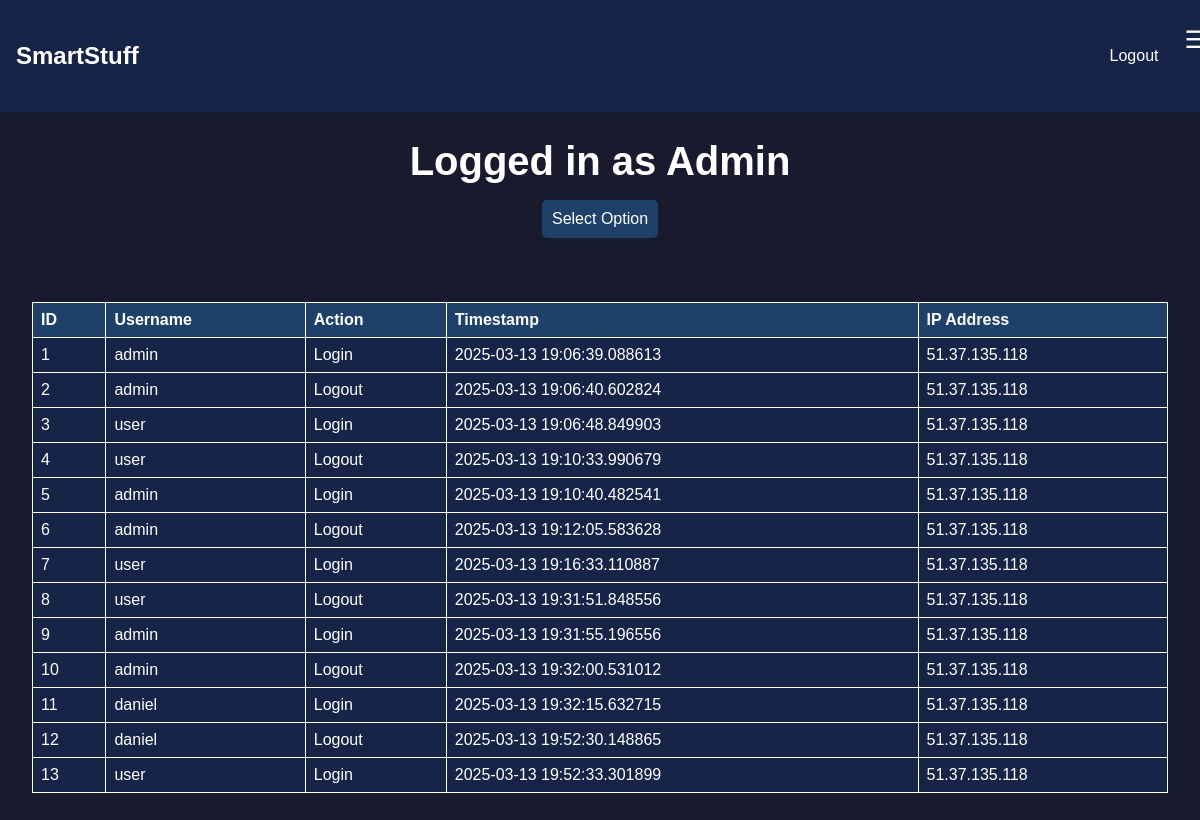
Page /view_activity (signed in) on the earlier database version.
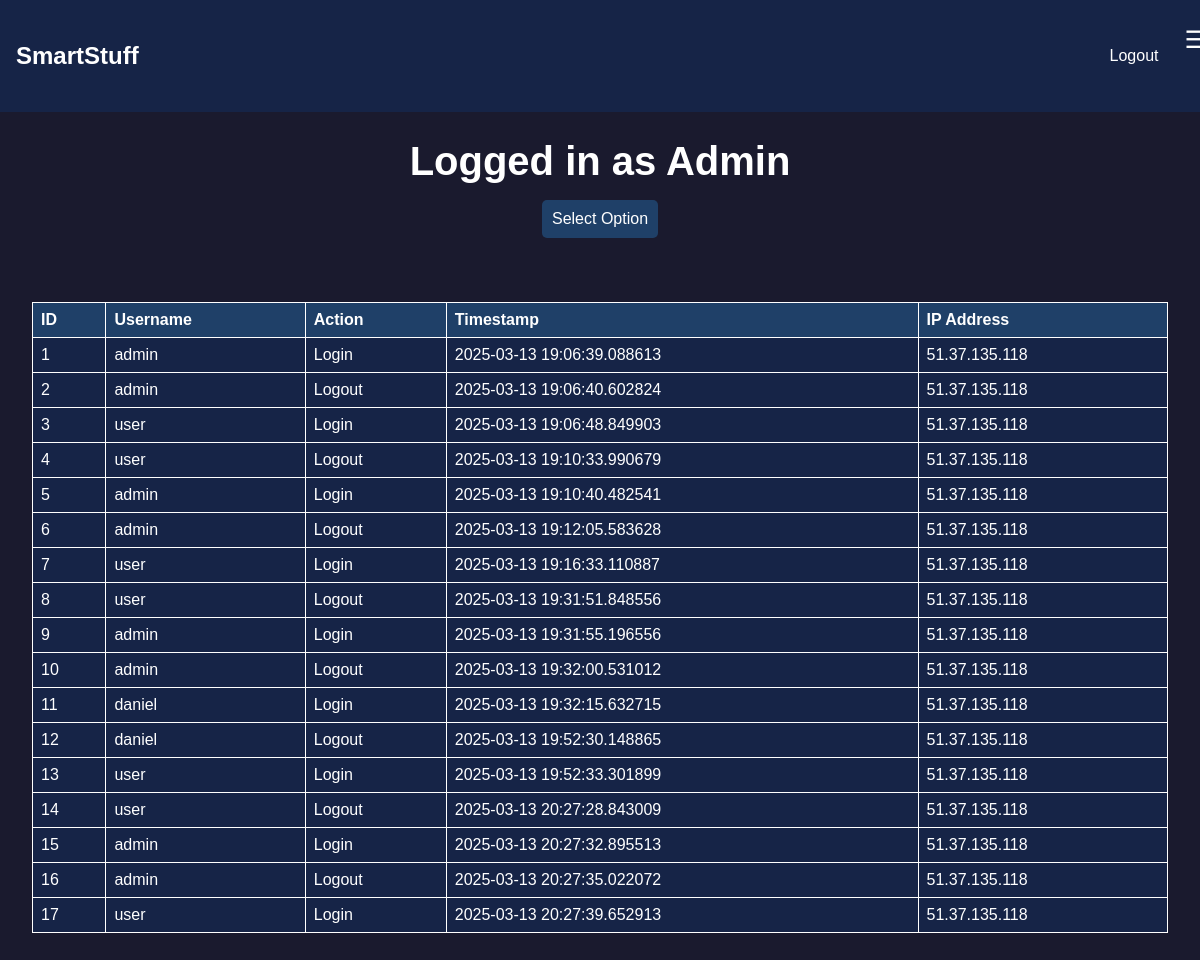
Same page on the later database version.
### app.py (models this page shows)
class Activity(db.Model):
    id = db.Column(db.Integer, primary_key=True)
    username = db.Column(db.String(80), nullable=False)
    action = db.Column(db.String(80), nullable=False)
    timestamp = db.Column(db.DateTime, default=datetime.utcnow)
    ip_address = db.Column(db.String(120))

### app.py (the view)
@app.route('/view_activity')
def view_activity():
    if 'user_id' in session and session.get('user_role') == 'Admin':
        activities = Activity.query.all()
        columns = ['ID', 'Username', 'Action', 'Timestamp', 'IP Address']
        data = [[activity.id, activity.username, activity.action, activity.timestamp, activity.ip_address] for activity in activities]
        return render_template('admin/admin.html', data=data, columns=columns)
    else:
        flash('You do not have permission to access this page.')
        return redirect(url_for('home'))

### app.py (called while the page is built)
@app.context_processor
def inject_user():
    return dict(session=session)

### templates/admin/admin.html (shortened to what this page needs)
{% extends "base.html" %}
{% block extra_styles %}
<link rel="stylesheet" href="{{ url_for('static', filename='admin.css') }}">
{% endblock %}
{% block content %}
<div class="container">
    <h1>Logged in as Admin</h1>
    <div class="dropdown">
        <button class="dropbtn">Select Option</button>
    </div>
    <div id="display-section">
        {% if data %}
            <table>
                <thead>
                    <tr>
                        {% for column in columns %}
                            <th>{{ column }}</th>
                        {% endfor %}
                    </tr>
                </thead>
                <tbody>
                    {% for row in data %}
                        <tr>
                            {% for item in row %}
                                <td>{{ item }}</td>
                            {% endfor %}
                        </tr>
                    {% endfor %}
                </tbody>
            </table>
        {% endif %}
    </div>
</div>
{% endblock %}

### templates/base.html (shortened to what this page needs)
<!DOCTYPE html>
<html lang="en">
<head>
    <link rel="stylesheet" href="{{ url_for('static', filename='home.css') }}">
    {% block extra_styles %}{% endblock %}
</head>
<body>
    <nav class="navbar">
        <h1>SmartStuff</h1>
        <div class="nav-links">
            {% if 'user_id' in session %}
                <a href="{{ url_for('logout') }}">Logout</a>
            {% else %}
                <a href="{{ url_for('login') }}">Login</a>
                <a href="{{ url_for('register') }}">Register</a>
            {% endif %}
            <div class="dropdown">
                <button class="dropbtn">&#9776;</button>
            </div>
        </div>
    </nav>
    {% block content %}{% endblock %}
</body>
</html>

### static/home.css (style rules this page uses)
body { background-color: #1a1a2e; color: #ffffff; font-family: Arial, sans-serif; margin: 0; padding: 0; }
.navbar { display: flex; justify-content: space-between; align-items: center; padding: 1rem; background-color: #162447; position: fixed; width: 100%; top: 0; z-index: 1000; }
.navbar h1 { margin: 0; font-size: 1.5rem; }
.navbar .nav-links { display: flex; align-items: center; }
.navbar .nav-links a { color: #ffffff; text-decoration: none; margin-left: 1rem; padding: 0.5rem 1rem; border-radius: 5px; transition: background-color 0.3s; }
.navbar .dropdown { position: relative; display: inline-block; }
.navbar .dropdown .dropbtn { background: none; border: none; color: white; font-size: 1.5rem; cursor: pointer; }
.container { text-align: center; padding: 2rem; margin-top: 5rem; }
.container h1 { font-size: 2.5rem; margin-bottom: 1rem; }

### static/admin.css (style rules this page uses)
.container { text-align: center; padding: 2rem; }
.dropdown { position: relative; display: inline-block; margin-bottom: 2rem; }
.dropbtn { background-color: #1f4068; color: white; padding: 10px; font-size: 16px; border: none; cursor: pointer; border-radius: 5px; }
table { width: 100%; border-collapse: collapse; margin-top: 2rem; }
table, th, td { border: 1px solid #ffffff; }
th, td { padding: 0.5rem; text-align: left; }
th { background-color: #1f4068; }
td { background-color: #162447; }

Differences in the rows shown:
added Activity: row "14", username "user", action "Logout", timestamp "2025-03-13 20:27:28.843009", ip_address "51.37.135.118"
added Activity: row "15", username "admin", action "Login", timestamp "2025-03-13 20:27:32.895513", ip_address "51.37.135.118"
added Activity: row "16", username "admin", action "Logout", timestamp "2025-03-13 20:27:35.022072", ip_address "51.37.135.118"
added Activity: row "17", username "user", action "Login", timestamp "2025-03-13 20:27:39.652913", ip_address "51.37.135.118"
